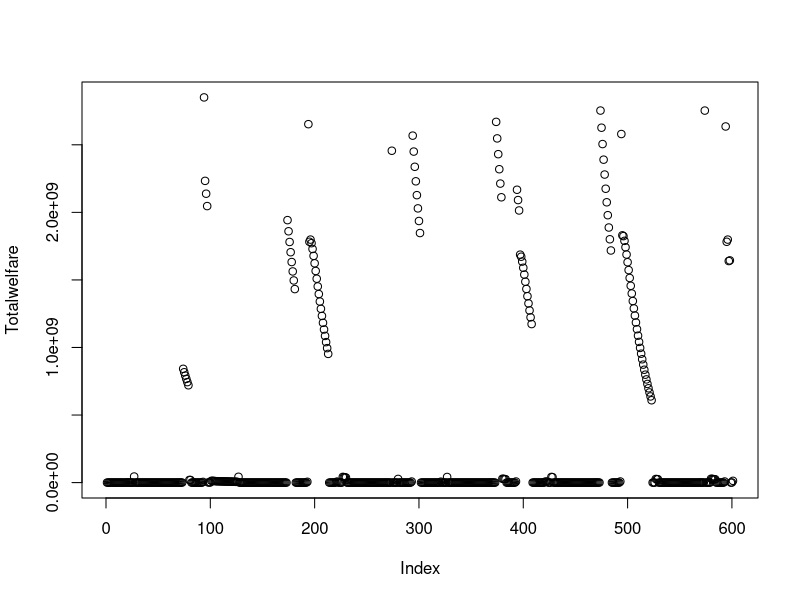

The R script that drew this image:
Population <- 100

#Define the starting allocation:
Capital = rchisq(100,df=1)
Labour = rchisq(100,df=1)
Alpha = rchisq(100,df=1)
Beta = rchisq(100,df=1)
HarbergerTaxRate = 0.01
Maxiter = 5

start <- data.frame("ID"= 1:Population,
            Capital,
           Labour,
           Alpha,
           Beta,
           "Output" = Capital^Alpha*Labour^Beta
           )

#Second-Highest function: needed for Vickrey Auction
max2 <- function(x){
  n <- length(x)
  sort(x,partial=n-1)[n-1]
}

#Start a Vector to store the welfare optimization
Totalwelfare <- c(sum(start$Output))
Counter <- 0

while (Counter <= Maxiter) {
  
  #Check if the individual can optimize his output
  for (Buyer in 1:nrow(start)){
    CapitalValue <- start$Alpha[Buyer]
    LabourValue <- start$Beta[Buyer]
    #Vickrey Auction: get the second highest value, if there is only one company with higher, price paid is other's price
    #Check if there are any other prices in range
    if (CapitalValue == min(start$Alpha)){
      CapitalPrice <- CapitalValue
    } else {
      CapitalPrice <- max2(start[which(Alpha <= CapitalValue),"Alpha"])
    }
    
    if (LabourValue <- min(start$Beta)){
      LabourPrice <- LabourValue
    } else {
      LabourPrice <-  max2(start[which(Beta <= LabourValue),"Beta"])
    }
    
    for (Input in c("Capital","Labour")){
      
      if (Input=="Capital"){
        SubstitutionRate <- "Alpha"
        Inputprice <- CapitalPrice
        SubstitutionValue <- start$Alpha[Buyer]
      } else {
        SubstitutionRate <- "Beta"
        Inputprice <- LabourPrice
        SubstitutionValue <- start$Beta[Buyer]
      }
      #when the agent has the lowest valuation, there is no point in making transactions because they will not be able
      #to get a cheaper price
      if (SubstitutionValue == min(start[[SubstitutionRate]])) next
      if (nrow(subset(start, start[[SubstitutionRate]] < SubstitutionValue & start[[Input]] > 0))==0) next #if there is no one to buy from we jump
      
      IdealInputRatio <- SubstitutionValue/(start$Alpha[Buyer]+start$Beta[Buyer]) #Given by Cobb Douglas,
      
      #Optimal input amount, given by Cobb-Douglas
      OptimalInputAmount <- (start[[Input]][Buyer]*IdealInputRatio)/Inputprice
      
      #If optimal amount is reached, no action, else buy until reach (or if there is no more on market)
      while (start[[Input]][Buyer] < OptimalInputAmount & #converge to optimal amount
             sum(subset(start, ID != Buyer, select = Input)) > 0 & #there must be something in the market
             start$Capital[Buyer] > 0 #also the agent must be able to buy it.
      ) {
        if (nrow(subset(start, start[[SubstitutionRate]] < SubstitutionValue & start[[Input]] > 0))==0) break
        #Randomly select an individual to buy from, individual must have the resource
        Seller <- sample(subset(start, start[[SubstitutionRate]] < SubstitutionValue & start[[Input]] > 0)$ID,size = 1)
        
        RequestedAmount <- OptimalInputAmount - start[[Input]][Buyer]
        AffordableAmount <- start$Capital[Buyer]/Inputprice
        AvailableAmount <- start[[Input]][Seller]
        
        #Make the transaction, update the dataframe
        #Two scenarios: buyer has enough cash to buy everything, if not, only buys what he can afford
        if (AffordableAmount > AvailableAmount){
          #The buyer buys everything
          TransactionFee <- Inputprice*AvailableAmount
          
          start$Capital[Buyer] <- start$Capital[Buyer] - TransactionFee #Update Buyers
          start[[Input]][Buyer] <- start[[Input]][Buyer] + AvailableAmount
          start$Capital[Seller] <- start$Capital[Seller] + TransactionFee #Update Seller
          start[[Input]][Seller] <- start[[Input]][Seller] - AvailableAmount
          
        } else {#if the buyer does not have enough cash to buy everything
          
          TransactionFee <- Inputprice*AffordableAmount
          
          start$Capital[Buyer] <- start$Capital[Buyer] - TransactionFee #Update Buyers
          start[[Input]][Buyer] <- start[[Input]][Buyer] + AvailableAmount
          start$Capital[Seller] <- start$Capital[Seller] + TransactionFee #Update Seller
          start[[Input]][Seller] <- start[[Input]][Seller] - AvailableAmount
          
        }
        
      }
    }
    
    #Update the dataframe
    start$TaxCapital <- start$Capital*HarbergerTaxRate
    start$TaxLabour <- start$Labour*HarbergerTaxRate
    start$Capital <- start$Capital - start$TaxCapital
    start$Labour <- start$Labour - start$TaxLabour
    
    #After making all the transactions, the state collects tax and redistributes it equally
    RedistributedCapital <- sum(start$TaxCapital)/Population
    RedistributedLabour <- sum(start$TaxLabour)/Population
    
    start$Capital <- start$Capital + RedistributedCapital
    start$Labour <- start$Labour + RedistributedLabour
    
    #Fill in the measurement Vector
    start$Output <- start$Capital^start$Alpha*start$Labour^start$Beta
    Totalwelfare <- c(Totalwelfare, sum(start$Output))
  }
  Counter <- Counter + 1
}
plot(Totalwelfare)